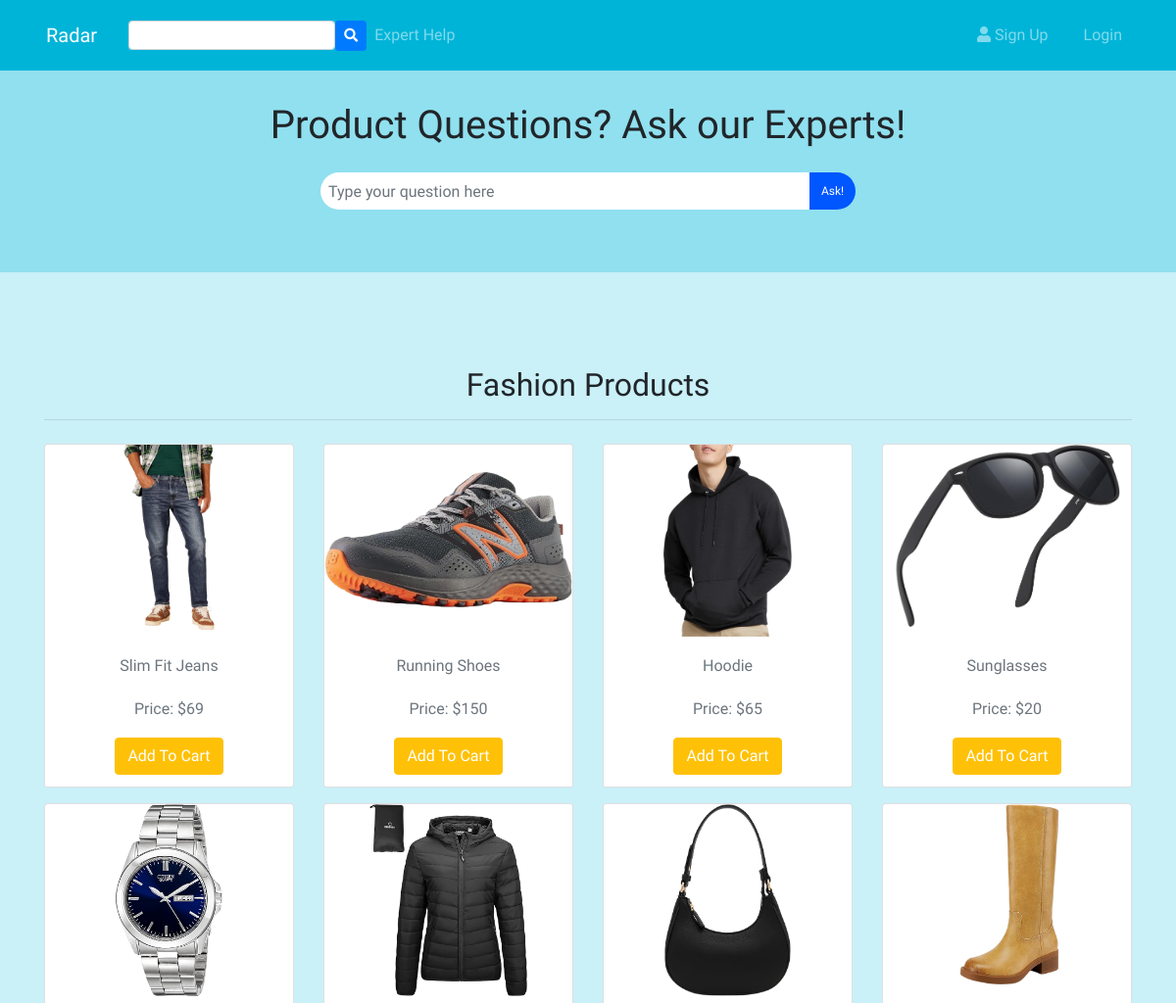
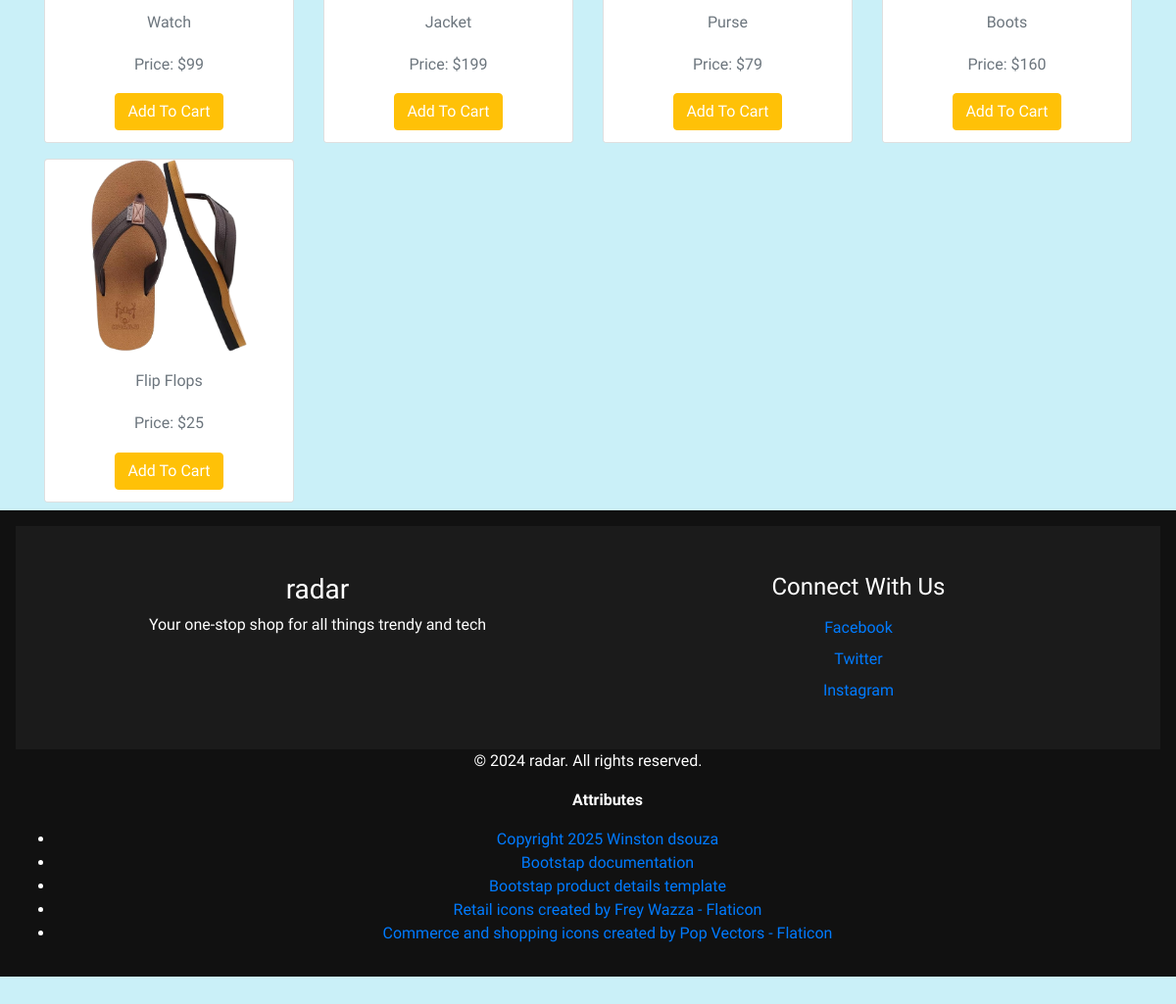
/fashion.php, run on the app's committed database (2 pictures, top to bottom).
### tables this page shows
CREATE TABLE `products` (
  `id` int(11) NOT NULL,
  `name` varchar(30) DEFAULT NULL,
  `price` int(20) NOT NULL,
  `image_path` varchar(255) DEFAULT NULL,
  `category` enum('','Electronics','Home','Fashion') NOT NULL DEFAULT '',
  `is_summer` tinyint(1) NOT NULL DEFAULT 0
);

### fashion.php (the view, shortened to what this page needs)
<?php
require 'includes/common.php';
?>
<!DOCTYPE html>
<html lang="en">
<head>
    <link rel="stylesheet" href="includes/styles.css?v=1.0">
    <link rel="stylesheet" href="https://stackpath.bootstrapcdn.com/bootstrap/4.1.3/css/bootstrap.min.css">
    <link href="https://stackpath.bootstrapcdn.com/font-awesome/4.7.0/css/font-awesome.min.css" rel="stylesheet" >
</head>
<body>
    <?php include 'includes/question_bar.php' ?>
    <div class="container" style="margin-top: 80px;">
        <h2 class="text-center">Fashion Products</h2>
        <hr>
        <div class="row text-center">
            <?php
            $query = "SELECT * FROM products WHERE category = 'Fashion'";
            $result = mysqli_query($con, $query);
            if (mysqli_num_rows($result) > 0) {
                while ($row = mysqli_fetch_assoc($result)) {
                    ?>
                    <div class="col-md-3 col-6 py-2">
                        <div class="card position-relative">
                            <a href="product.php?id=<?php echo $row['id']; ?>" class="stretched-link text-decoration-none text-dark">
                                <img src="<?php echo htmlspecialchars($row['image_path']); ?>" class="img-fluid pb-1" style="height: 200px; object-fit: contain;" alt="<?php echo htmlspecialchars($row['name']); ?>">
                                <div class="figure-caption">
                                    <h6><?php echo htmlspecialchars($row['name']); ?></h6>
                                    <h6>Price: $<?php echo htmlspecialchars($row['price']); ?></h6>
                                </div>
                            </a>
                            <div class="card-footer bg-white border-0">
                                <?php
                                if (!isset($_SESSION['email'])) {
                                    ?>
                                    <a href="index.php#login" role="button" class="btn btn-warning text-white">Add To Cart</a>
                                    <?php
                                }
                                ?>
                            </div>
                        </div>
                    </div>
                    <?php
                }
            } else {
                echo "<h4 class='text-center w-100'>No fashion products available right now.</h4>";
            }
            ?>
        </div>
    </div>
    <?php include('includes/footer.php'); ?>
</body>
</html>

### includes/styles.css (style rules this page uses)
html { position: relative; min-height: 100%; }
body { overflow-x:hidden; max-width: 100%; margin:0; margin-bottom: 150px; background-color: #caf0f8; }
body, h1, h2, h3, h4, h5, h6 { font-family: 'Andika'; padding-top: 16px; }
.container a { color:black; }

### data on the page
products: image_path (picture), name "Slim Fit Jeans", price "69"
products: image_path (picture), name "Running Shoes", price "150"
products: image_path (picture), name "Hoodie", price "65"
products: image_path (picture), name "Sunglasses", price "20"
products: image_path (picture), name "Watch", price "99"
products: image_path (picture), name "Jacket", price "199"
products: image_path (picture), name "Purse", price "79"
products: image_path (picture), name "Boots", price "160"
products: image_path (picture), name "Flip Flops", price "25"
